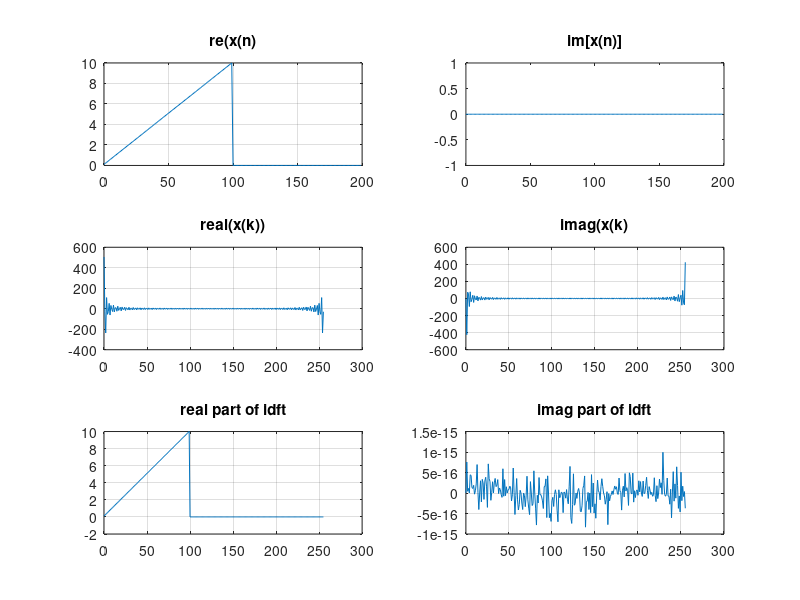

MATLAB code to generate this figure:
%initialize

N = 200;  %length of signal no of smaples in x[n]
L = 256;  %length of dft
nn = 0:N-1;
kk = 0:L-1;
% the signal x

xr = [0.1*(1:100) zeros(1,N-100)];  %real part 
xi = [zeros(1,N)]; %imaginary part
x = xr+ i*xi;

%freqz bulit in for dtft 
% fft is built in function for dft

xf = fft(x,L);
subplot(3,2,1);grid;
plot(nn,xr);grid;
title('re(x(n)');

subplot(3,2,2);

plot(nn,xi);
title('im[x(n)]');

subplot(3,2,3);
plot(kk,real(xf));grid;

title('real(x(k))');
subplot(3,2,4);
plot(kk,imag(xf));grid;

title('imag(x(k)');

xx = ifft(xf,L);
subplot(3,2,5);
plot(kk,real(xx));grid;
title('real part of idft');

subplot(3,2,6);
plot(kk,imag(xx));grid;
title('imag part of idft');

